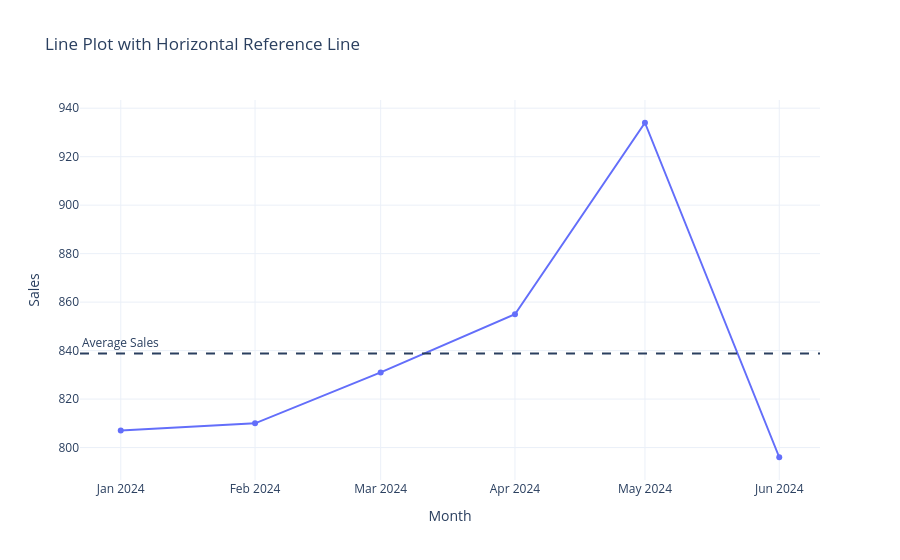

The notebook cell saved with this chart:
### Code cell
fig = px.line(
    monthly_sales,
    x="month",
    y="sales",
    markers=True,
    title="Line Plot with Horizontal Reference Line"
)

fig.add_hline(
    y=avg_sales,
    line_dash="dash",
    annotation_text="Average Sales",
    annotation_position="top left"
)

fig.update_layout(
    xaxis_title="Month",
    yaxis_title="Sales"
)

fig.show()

### Figure 1 — Plotly figure (JSON) as saved in the notebook; plotly's stock layout.template omitted (floating-point values rounded to 4 significant figures)
{"data": [{"hovertemplate": "month=%{x}<br>sales=%{y}<extra></extra>", "legendgroup": "", "line": {"color": "#636efa", "dash": "solid"}, "marker": {"symbol": "circle"}, "mode": "lines+markers", "name": "", "orientation": "v", "showlegend": false, "type": "scatter", "x": ["2024-01-01T00:00:00.000000", "2024-02-01T00:00:00.000000", "2024-03-01T00:00:00.000000", "2024-04-01T00:00:00.000000", "2024-05-01T00:00:00.000000", "2024-06-01T00:00:00.000000"], "xaxis": "x", "y": [807, 810, 831, 855, 934, 796], "yaxis": "y"}], "layout": {"annotations": [{"showarrow": false, "text": "Average Sales", "x": 0, "xanchor": "left", "xref": "x domain", "y": 838.8, "yanchor": "bottom", "yref": "y"}], "legend": {"tracegroupgap": 0}, "shapes": [{"line": {"dash": "dash"}, "type": "line", "x0": 0, "x1": 1, "xref": "x domain", "y0": 838.8, "y1": 838.8, "yref": "y"}], "title": {"text": "Line Plot with Horizontal Reference Line"}, "xaxis": {"anchor": "y", "domain": [0, 1], "title": {"text": "Month"}}, "yaxis": {"anchor": "x", "domain": [0, 1], "title": {"text": "Sales"}}}}
